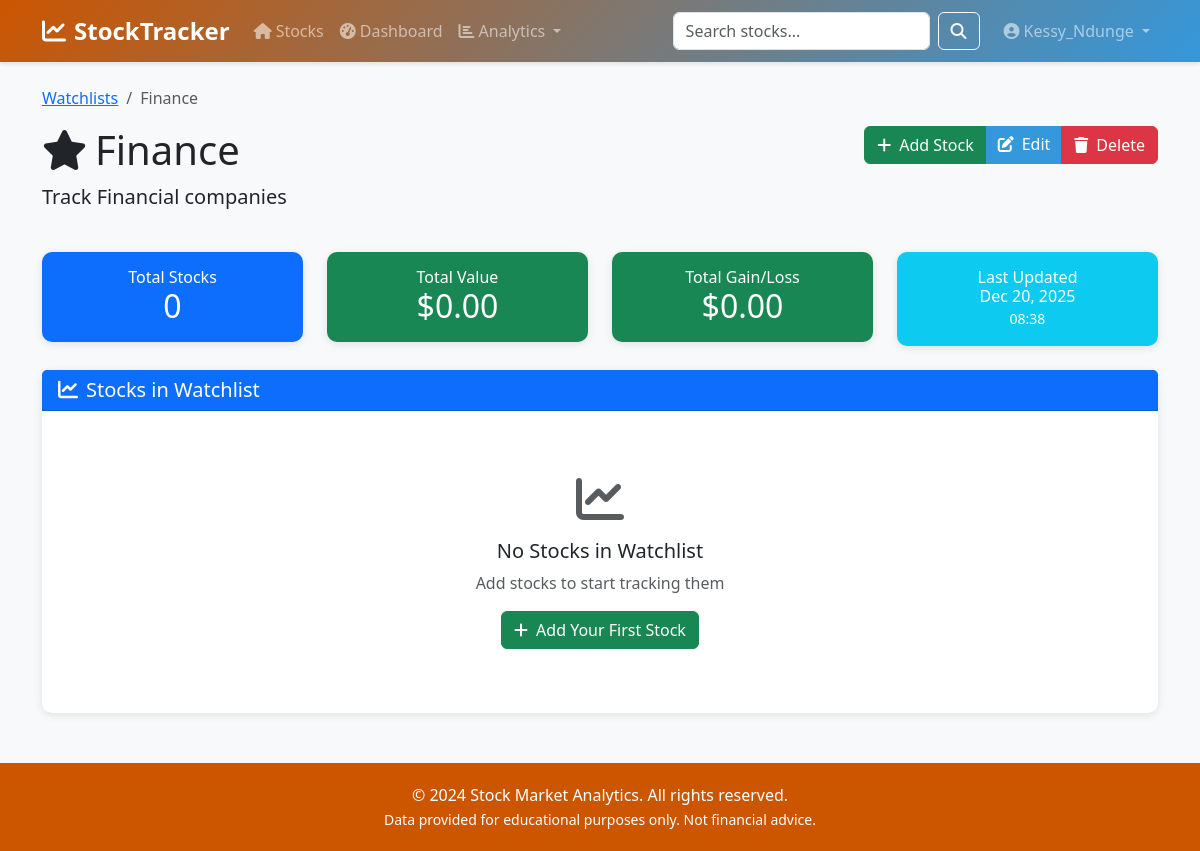
The page /watchlists/2/ (signed in) on the database its author committed.
### users/models.py (models this page shows, shortened)
class User(AbstractBaseUser, PermissionsMixin):
    email = models.EmailField(unique=True, max_length=255)
    username = models.CharField(max_length=150, unique=True)
    first_name = models.CharField(max_length=150, blank=True)
    last_name = models.CharField(max_length=150, blank=True)
    is_active = models.BooleanField(default=True)
    is_staff = models.BooleanField(default=False)
    is_superuser = models.BooleanField(default=False)
    date_joined = models.DateTimeField(default=timezone.now)
    last_login = models.DateTimeField(blank=True, null=True)
    preferred_currency = models.CharField(max_length=10, default="USD")
    email_notifications = models.BooleanField(default=True)
    objects = UserManager()
    USERNAME_FIELD = "email"
    REQUIRED_FIELDS = ["username"]
    class Meta:
        db_table = "users"
        verbose_name = "User"
        verbose_name_plural = "Users"

### watchlists/models.py (models this page shows, shortened)
class Watchlist(models.Model):
    user = models.ForeignKey(settings.AUTH_USER_MODEL, on_delete=models.CASCADE, related_name='watchlists')
    name = models.CharField(max_length=100)
    description = models.TextField(blank=True)
    is_public = models.BooleanField(default=False)
    created_at = models.DateTimeField(auto_now_add=True)
    updated_at = models.DateTimeField(auto_now=True)
    class Meta:
        db_table = 'watchlists'
        ordering = ['-created_at']
        unique_together = ['user', 'name']
        indexes = [
            models.Index(fields=['user', '-created_at']),
        ]
    @property
    def stock_count(self):
        return self.items.count()
    @property
    def total_value(self):
        total = 0
        for item in self.items.select_related('stock'):
            if item.stock.current_price:
                total += float(item.stock.current_price) * float(item.quantity)
        return total
    @property
    def total_gain_loss(self):
        total = 0
        for item in self.items.select_related('stock'):
            if item.stock.current_price and item.buy_price:
                gain_loss_per_share = float(item.stock.current_price) - float(item.buy_price)
                total += gain_loss_per_share * float(item.quantity)
        return total

### watchlists/views.py (the view)
# urls.py: path('<int:pk>/', views.watchlist_detail_view, name='watchlist_detail'),
@login_required
def watchlist_detail_view(request, pk):
    watchlist = get_object_or_404(Watchlist, pk=pk, user=request.user)
    items = watchlist.items.select_related('stock').all()
    context = {
        'watchlist': watchlist,
        'items': items,
    }
    return render(request, 'watchlists/watchlist_detail.html', context)

### templates/watchlists/watchlist_detail.html (shortened to what this page needs)
{% extends 'base/base.html' %}
{% block content %}
<div class="row mb-4">
    <div class="col-md-12">
        <nav aria-label="breadcrumb">
            <ol class="breadcrumb">
                <li class="breadcrumb-item"><a href="{% url 'watchlists:watchlist_list' %}">Watchlists</a></li>
                <li class="breadcrumb-item active">{{ watchlist.name }}</li>
            </ol>
        </nav>
        <div class="d-flex justify-content-between align-items-start">
            <div>
                <h1 class="display-6">
                    <i class="fas fa-star me-2"></i>{{ watchlist.name }}
                </h1>
                {% if watchlist.description %}
                <p class="lead">{{ watchlist.description }}</p>
                {% endif %}
            </div>
            <div class="btn-group">
                <a href="{% url 'watchlists:add_stock' watchlist.pk %}" class="btn btn-success">
                    <i class="fas fa-plus me-2"></i>Add Stock
                </a>
                <a href="{% url 'watchlists:watchlist_update' watchlist.pk %}" class="btn btn-primary">
                    <i class="fas fa-edit me-2"></i>Edit
                </a>
                <a href="{% url 'watchlists:watchlist_delete' watchlist.pk %}" class="btn btn-danger">
                    <i class="fas fa-trash me-2"></i>Delete
                </a>
            </div>
        </div>
    </div>
</div>
<div class="row mb-4">
    <div class="col-md-3">
        <div class="card bg-primary text-white">
            <div class="card-body text-center">
                <h6 class="card-title mb-0">Total Stocks</h6>
                <h2 class="mb-0">{{ watchlist.stock_count }}</h2>
            </div>
        </div>
    </div>
    <div class="col-md-3">
        <div class="card bg-success text-white">
            <div class="card-body text-center">
                <h6 class="card-title mb-0">Total Value</h6>
                <h2 class="mb-0">${{ watchlist.total_value|floatformat:2|default:"0.00" }}</h2>
            </div>
        </div>
    </div>
    <div class="col-md-3">
        <div class="card {% if watchlist.total_gain_loss >= 0 %}bg-success{% else %}bg-danger{% endif %} text-white">
            <div class="card-body text-center">
                <h6 class="card-title mb-0">Total Gain/Loss</h6>
                <h2 class="mb-0">
                    {% if watchlist.total_gain_loss %}
                    ${{ watchlist.total_gain_loss|floatformat:2 }}
                    {% else %}
                    $0.00
                    {% endif %}
                </h2>
            </div>
        </div>
    </div>
    <div class="col-md-3">
        <div class="card bg-info text-white">
            <div class="card-body text-center">
                <h6 class="card-title mb-0">Last Updated</h6>
                <h6 class="mb-0">{{ watchlist.updated_at|date:"M d, Y" }}</h6>
                <small>{{ watchlist.updated_at|time:"H:i" }}</small>
            </div>
        </div>
    </div>
</div>
<div class="row">
    <div class="col-md-12">
        <div class="card">
            <div class="card-header bg-primary text-white">
                <h5 class="mb-0">
                    <i class="fas fa-chart-line me-2"></i>Stocks in Watchlist
                </h5>
            </div>
            <div class="card-body">
                {% if items %}
                <div class="table-responsive">
                    <table class="table table-hover">
                        <thead>
                            <tr>
                                <th>Ticker</th>
                                <th>Company</th>
                                <th class="text-end">Quantity</th>
                                <th class="text-end">Current Price</th>
                                <th class="text-end">Buy Price</th>
                                <th class="text-end">Current Value</th>
                                <th class="text-end">Gain/Loss</th>
                                <th class="text-end">Gain/Loss %</th>
                                <th class="text-center">Actions</th>
                            </tr>
                        </thead>
                        <tbody>
                            {% for item in items %}
                            <tr>
                                <td>
                                    <strong>
                                        <a href="{% url 'stocks:stock_detail' item.stock.ticker %}"
                                           class="text-decoration-none">
                                            {{ item.stock.ticker }}
                                        </a>
                                    </strong>
                                </td>
                                <td>{{ item.stock.company_name|truncatewords:5 }}</td>
                                <td class="text-end">{{ item.quantity }}</td>
                                <td class="text-end">
                                    {% if item.stock.current_price %}
                                    ${{ item.stock.current_price|floatformat:2 }}
                                    {% else %}
                                    N/A
                                    {% endif %}
                                </td>
                                <td class="text-end">
                                    {% if item.buy_price %}
                                    ${{ item.buy_price|floatformat:2 }}
                                    {% else %}
                                    -
                                    {% endif %}
                                </td>
                                <td class="text-end">
                                    {% if item.current_value %}
                                    ${{ item.current_value|floatformat:2 }}
                                    {% else %}
                                    N/A
                                    {% endif %}
                                </td>
                                <td class="text-end">
                                    {% if item.gain_loss %}
                                    <span class="{% if item.gain_loss >= 0 %}price-up{% else %}price-down{% endif %}">
                                        ${{ item.gain_loss|floatformat:2 }}
                                    </span>
                                    {% else %}
                                    -
                                    {% endif %}
                                </td>
                                <td class="text-end">
                                    {% if item.gain_loss_percent %}
                                    <span class="{% if item.gain_loss_percent >= 0 %}price-up{% else %}price-down{% endif %}">
                                        <i class="fas fa-arrow-{% if item.gain_loss_percent >= 0 %}up{% else %}down{% endif %}"></i>
                                        {{ item.gain_loss_percent|floatformat:2 }}%
                                    </span>
                                    {% else %}
                                    -
                                    {% endif %}
                                </td>
                                <td class="text-center">
                                    <div class="btn-group btn-group-sm">
                                        <a href="{% url 'stocks:stock_detail' item.stock.ticker %}"
                                           class="btn btn-outline-primary"
                                           title="View Details">
                                            <i class="fas fa-eye"></i>
                                        </a>
                                        <a href="{% url 'watchlists:update_stock' watchlist.pk item.pk %}"
                                           class="btn btn-outline-secondary"
                                           title="Edit">
                                            <i class="fas fa-edit"></i>
                                        </a>
                                        <a href="{% url 'watchlists:remove_stock' watchlist.pk item.pk %}"
                                           class="btn btn-outline-danger"
                                           title="Remove">
                                            <i class="fas fa-trash"></i>
                                        </a>
                                    </div>
                                </td>
                            </tr>
                            {% if item.notes %}
                            <tr class="table-secondary">
                                <td colspan="9">
                                    <small><strong>Notes:</strong> {{ item.notes }}</small>
                                </td>
                            </tr>
                            {% endif %}
                            {% endfor %}
                        </tbody>
                    </table>
                </div>
                {% else %}
                <div class="text-center py-5">
                    <i class="fas fa-chart-line fa-3x text-muted mb-3"></i>
                    <h5>No Stocks in Watchlist</h5>
                    <p class="text-muted">Add stocks to start tracking them</p>
                    <a href="{% url 'watchlists:add_stock' watchlist.pk %}" class="btn btn-success">
                        <i class="fas fa-plus me-2"></i>Add Your First Stock
                    </a>
                </div>
                {% endif %}
            </div>
        </div>
    </div>
</div>
{% endblock %}

### templates/base/base.html (shortened to what this page needs)
<!DOCTYPE html>
<html lang="en">
<head>
    <link href="https://cdn.jsdelivr.net/npm/bootstrap@5.3.0/dist/css/bootstrap.min.css" rel="stylesheet">
    <link rel="stylesheet" href="https://cdnjs.cloudflare.com/ajax/libs/font-awesome/6.4.0/css/all.min.css">
</head>
<body>
    <nav class="navbar navbar-expand-lg navbar-dark">
        <div class="container">
            <a class="navbar-brand" href="{% url 'stocks:stock_list' %}">
                <i class="fas fa-chart-line me-2"></i>StockTracker
            </a>
            <div class="collapse navbar-collapse" id="navbarNav">
                <ul class="navbar-nav me-auto">
                    <li class="nav-item">
                        <a class="nav-link" href="{% url 'stocks:stock_list' %}">
                            <i class="fas fa-home me-1"></i>Stocks
                        </a>
                    </li>
                    {% if user.is_authenticated %}
                    <li class="nav-item">
                        <a class="nav-link" href="{% url 'stocks:dashboard' %}">
                            <i class="fas fa-tachometer-alt me-1"></i>Dashboard
                        </a>
                    </li>
                    <li class="nav-item dropdown">
                        <a class="nav-link dropdown-toggle" href="#" id="analyticsDropdown" role="button" data-bs-toggle="dropdown">
                            <i class="fas fa-chart-bar me-1"></i>Analytics
                        </a>
                    </li>
                    {% endif %}
                </ul>
                <form class="d-flex me-3" method="get" action="{% url 'stocks:stock_list' %}">
                    <input class="form-control me-2" type="search" name="search" placeholder="Search stocks..." value="{{ search_query }}">
                    <button class="btn btn-outline-light" type="submit">
                        <i class="fas fa-search"></i>
                    </button>
                </form>
                <ul class="navbar-nav">
                    {% if user.is_authenticated %}
                    <li class="nav-item dropdown">
                        <a class="nav-link dropdown-toggle" href="#" id="userDropdown" role="button" data-bs-toggle="dropdown">
                            <i class="fas fa-user-circle me-1"></i>{{ user.username }}
                        </a>
                    </li>
                    {% endif %}
                </ul>
            </div>
        </div>
    </nav>
    <main class="container my-4">
        {% block content %}{% endblock %}
    </main>
    <footer class="text-center">
        <div class="container">
            <p class="mb-0">&copy; 2024 Stock Market Analytics. All rights reserved.</p>
            <p class="mb-0">
                <small>Data provided for educational purposes only. Not financial advice.</small>
            </p>
        </div>
    </footer>
</body>
</html>

### templates/base/base.html (style rules this page uses)
:root { --primary-color: #cc5500; --secondary-color: #3498db; --success-color: #27ae60; --danger-color: #e74c3c; --warning-color: #f39c12; }
body { font-family: 'Segoe UI', Tahoma, Geneva, Verdana, sans-serif; background-color: #f8f9fa; }
.navbar { background: linear-gradient(135deg, var(--primary-color) 0%, var(--secondary-color) 100%); box-shadow: 0 2px 4px rgba(0,0,0,0.1); }
.navbar-brand { font-weight: bold; font-size: 1.5rem; }
.card { border: none; border-radius: 10px; box-shadow: 0 2px 8px rgba(0,0,0,0.1); transition: transform 0.2s; }
.btn-primary { background-color: var(--secondary-color); border: none; }
footer { background-color: var(--primary-color); color: white; padding: 20px 0; margin-top: 50px; }

### rows shown on the page
User: username "Kessy_Ndunge"
Watchlist: name "Finance", description "Track Financial companies", stock_count "0", total_value "0.00", updated_at "Dec 20, 2025", updated_at "08:38"
